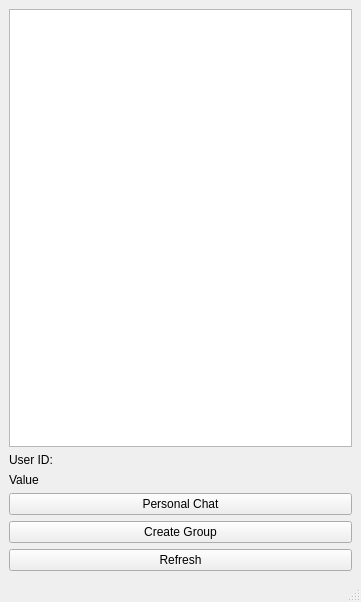
<?xml version="1.0" encoding="UTF-8"?>
<ui version="4.0">
 <class>ChatList</class>
 <widget class="QMainWindow" name="ChatList">
  <property name="geometry">
   <rect>
    <x>0</x>
    <y>0</y>
    <width>361</width>
    <height>602</height>
   </rect>
  </property>
  <property name="windowTitle">
   <string>MainWindow</string>
  </property>
  <widget class="QWidget" name="centralwidget">
   <layout class="QGridLayout" name="gridLayout">
    <item row="5" column="0" colspan="2">
     <widget class="QPushButton" name="personal_chat">
      <property name="text">
       <string>Personal Chat</string>
      </property>
     </widget>
    </item>
    <item row="6" column="0" colspan="2">
     <widget class="QPushButton" name="create_group">
      <property name="text">
       <string>Create Group</string>
      </property>
     </widget>
    </item>
    <item row="7" column="0" colspan="2">
     <widget class="QPushButton" name="join_group">
      <property name="text">
       <string>Refresh</string>
      </property>
     </widget>
    </item>
    <item row="0" column="0" colspan="2">
     <widget class="QListWidget" name="chat_list"/>
    </item>
    <item row="2" column="0">
     <widget class="QLabel" name="UserID">
      <property name="text">
       <string>User ID:</string>
      </property>
     </widget>
    </item>
    <item row="3" column="0">
     <widget class="QLabel" name="Value">
      <property name="text">
       <string>Value</string>
      </property>
     </widget>
    </item>
   </layout>
  </widget>
  <widget class="QStatusBar" name="statusbar"/>
 </widget>
 <resources/>
 <connections/>
</ui>
